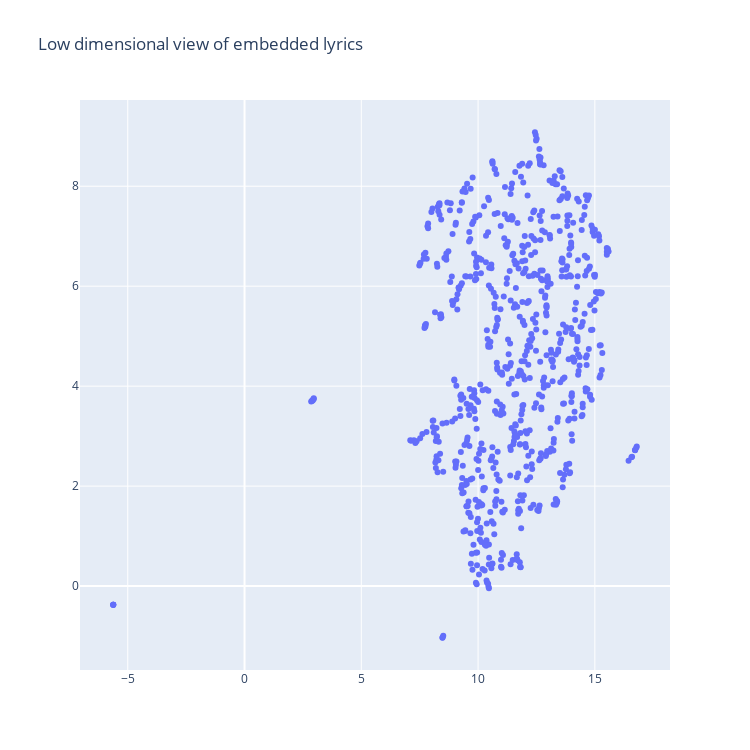

Notebook cell for this chart:
### Code cell
fig_clustering = go.Figure()

fig_clustering.add_trace(go.Scatter(
    x=two_d_rep[:, 0],
    y=two_d_rep[:,1],
    mode='markers',
    marker=dict(size=6),
    text=lyrics['Title'],
    hoverinfo='text'
))

fc_w = 750
fc_h = 750
fig_clustering.update_layout(
    height=fc_h, width=fc_w,
    title='Low dimensional view of embedded lyrics',
)

fig_clustering.show()

### Figure 1 — Plotly figure (JSON) as saved in the notebook; plotly's stock layout.template omitted (floating-point values rounded to 4 significant figures; data arrays with more than 128 entries replaced by an {"elided": "..."} marker saying what was removed)
{"data": [{"hoverinfo": "text", "marker": {"size": 6}, "mode": "markers", "text": {"elided": "745 str values"}, "type": "scatter", "x": {"elided": "745 float values"}, "y": {"elided": "745 float values"}}], "layout": {"height": 750, "title": {"text": "Low dimensional view of embedded lyrics"}, "width": 750}}
